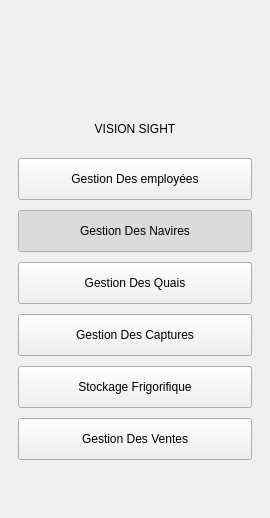
     <widget class="QWidget" name="sidebar" native="true">
      <property name="minimumSize">
       <size>
                <width>270</width>
        <height>0</height>
       </size>
      </property>
      <property name="maximumSize">
       <size>
                <width>270</width>
        <height>16777215</height>
       </size>
      </property>
      <layout class="QVBoxLayout" name="sidebarLayout">
       <property name="spacing">
                <number>10</number>
       </property>
       <property name="leftMargin">
        <number>18</number>
       </property>
       <property name="topMargin">
        <number>18</number>
       </property>
       <property name="rightMargin">
        <number>18</number>
       </property>
       <property name="bottomMargin">
        <number>18</number>
       </property>
       <item>
        <widget class="QWidget" name="brandBox" native="true">
         <layout class="QVBoxLayout" name="brandBoxLayout">
          <property name="spacing">
           <number>8</number>
          </property>
          <property name="leftMargin">
           <number>0</number>
          </property>
          <property name="topMargin">
           <number>0</number>
          </property>
          <property name="rightMargin">
           <number>0</number>
          </property>
          <property name="bottomMargin">
           <number>0</number>
          </property>
          <item alignment="Qt::AlignmentFlag::AlignHCenter">
           <widget class="QLabel" name="lblLogo">
            <property name="minimumSize">
             <size>
              <width>96</width>
              <height>96</height>
             </size>
            </property>
            <property name="maximumSize">
             <size>
              <width>96</width>
              <height>96</height>
             </size>
            </property>
            <property name="text">
             <string/>
            </property>
            <property name="alignment">
             <set>Qt::AlignmentFlag::AlignCenter</set>
            </property>
            <property name="pixmap">
             <pixmap resource="resources.qrc">:/logo_circle.png</pixmap>
            </property>
            <property name="scaledContents">
             <bool>true</bool>
            </property>
           </widget>
          </item>
          <item alignment="Qt::AlignmentFlag::AlignHCenter">
           <widget class="QLabel" name="lblSidebarTitle">
            <property name="text">
             <string>VISION SIGHT</string>
            </property>
            <property name="alignment">
             <set>Qt::AlignmentFlag::AlignCenter</set>
            </property>
           </widget>
          </item>
         </layout>
        </widget>
       </item>
       <item>
        <spacer name="sidebarSpacer1">
         <property name="orientation">
          <enum>Qt::Orientation::Vertical</enum>
         </property>
         <property name="sizeType">
          <enum>QSizePolicy::Policy::Fixed</enum>
         </property>
         <property name="sizeHint" stdset="0">
          <size>
           <width>0</width>
           <height>12</height>
          </size>
         </property>
        </spacer>
       </item>
       <item>
        <widget class="QPushButton" name="btnGestionEmployees">
         <property name="minimumSize">
          <size>
           <width>0</width>
           <height>42</height>
          </size>
         </property>
         <property name="text">
          <string>Gestion Des employées</string>
         </property>
         <property name="checkable">
          <bool>true</bool>
         </property>
         <property name="checked">
          <bool>false</bool>
         </property>
        </widget>
       </item>
       <item>
        <widget class="QPushButton" name="btnGestionNavires">
         <property name="minimumSize">
          <size>
           <width>0</width>
           <height>42</height>
          </size>
         </property>
         <property name="text">
          <string>Gestion Des Navires</string>
         </property>
         <property name="checkable">
          <bool>true</bool>
         </property>
         <property name="checked">
          <bool>true</bool>
         </property>
        </widget>
       </item>
       <item>
        <widget class="QPushButton" name="btnGestionQuais">
         <property name="minimumSize">
          <size>
           <width>0</width>
           <height>42</height>
          </size>
         </property>
         <property name="text">
          <string>Gestion Des Quais</string>
         </property>
         <property name="checkable">
          <bool>true</bool>
         </property>
        </widget>
       </item>
       <item>
        <widget class="QPushButton" name="btnGestionCaptures">
         <property name="minimumSize">
          <size>
           <width>0</width>
           <height>42</height>
          </size>
         </property>
         <property name="text">
          <string>Gestion Des Captures</string>
         </property>
         <property name="checkable">
          <bool>true</bool>
         </property>
        </widget>
       </item>
       <item>
        <widget class="QPushButton" name="btnStockageFrigorifique">
         <property name="minimumSize">
          <size>
           <width>0</width>
           <height>42</height>
          </size>
         </property>
         <property name="text">
          <string>Stockage Frigorifique</string>
         </property>
         <property name="checkable">
          <bool>true</bool>
         </property>
        </widget>
       </item>
       <item>
        <widget class="QPushButton" name="btnGestionVentes">
         <property name="minimumSize">
          <size>
           <width>0</width>
           <height>42</height>
          </size>
         </property>
         <property name="text">
          <string>Gestion Des Ventes</string>
         </property>
         <property name="checkable">
          <bool>true</bool>
         </property>
        </widget>
       </item>
       <item>
        <spacer name="sidebarBottomSpacer">
         <property name="orientation">
          <enum>Qt::Orientation::Vertical</enum>
         </property>
         <property name="sizeHint" stdset="0">
          <size>
           <width>20</width>
           <height>40</height>
          </size>
         </property>
        </spacer>
       </item>
      </layout>
     </widget>
